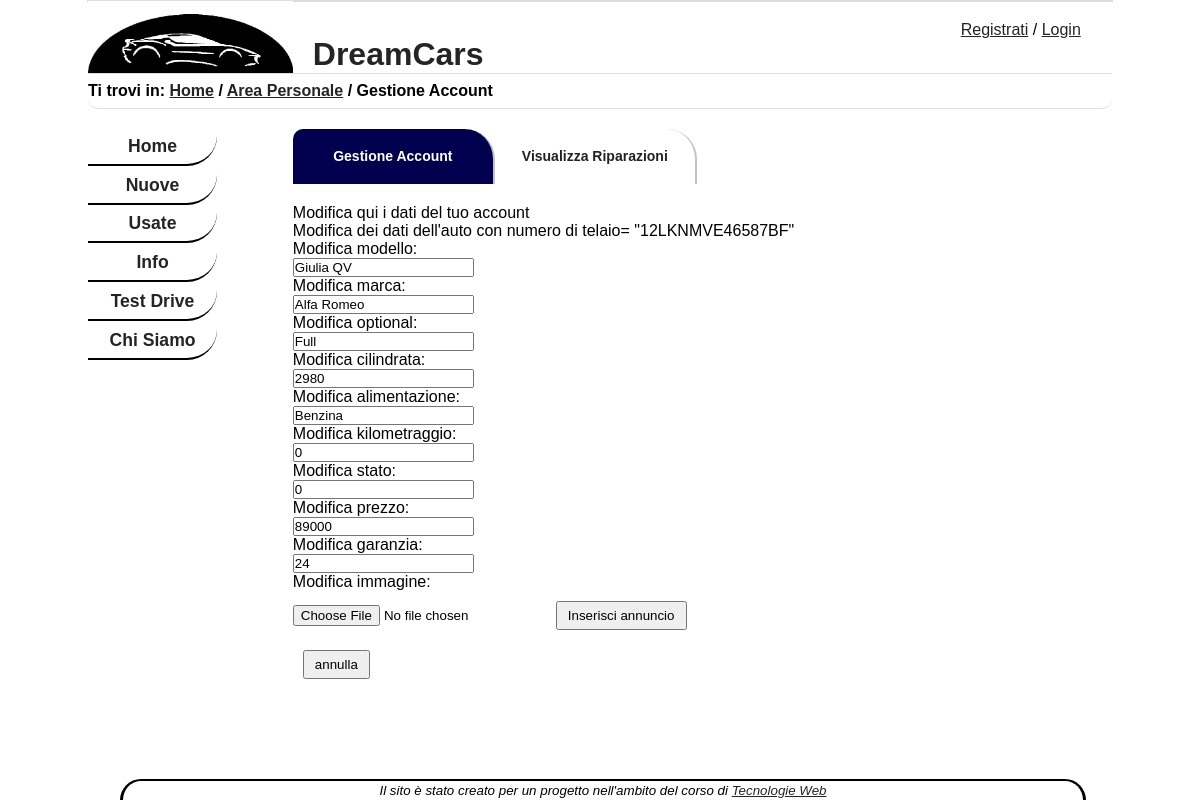
The app's page /Pagine/AreaPersonaleDipendenti/modificaAnnuncio.php?telaio=12LKNMVE46587BF with its own data.
### tables this page shows
CREATE TABLE `Auto` (
  `Num_Telaio` varchar(17) NOT NULL,
  `marca` varchar(30) NOT NULL,
  `modello` varchar(30) NOT NULL,
  `optional` varchar(100) NOT NULL,
  `cilindrata` int(11) NOT NULL,
  `alimentazione` varchar(30) NOT NULL,
  `km_percorsi` int(11) NOT NULL DEFAULT '0',
  `nuova` tinyint(1) NOT NULL DEFAULT '1',
  `prezzo` int(11) DEFAULT NULL,
  `mesiGaranzia` int(4) NOT NULL DEFAULT '24',
  `Descrizione` varchar(200) DEFAULT NULL,
  `Colore` varchar(30) DEFAULT NULL,
  `Immagine` varchar(30) NOT NULL
);

### Pagine/AreaPersonaleDipendenti/modificaAnnuncio.php (the view, shortened to what this page needs)
<?php
include "../../config.php";
echo file_get_contents("../../Template/HeadBase.txt");
if($_SESSION["dipendente"]){
        echo("Buon lavoro, ".$_SESSION["nome"]. " </br>");
        echo("<a href='../LoginRegistrati/logout.php'>Logout</a>");
}
else{
    echo("<a href='registrati.html'>Registrati</a> /
    <a href='login.html#tab1'><span xml:lang='en' tabindex='1'>Login</span></a>");
}
echo file_get_contents("modificaAccount.txt");
    $telaio=$_GET["telaio"];
    echo"Modifica dei dati dell'auto con numero di telaio= \"$telaio\"";
    $query="SELECT * FROM Auto WHERE Num_Telaio='$telaio'";
    $result=mysqli_query($conn, $query);
    $row=mysqli_fetch_assoc($result);
    echo ("<form action='modify.php?telaio=$telaio' method='post' enctype='multipart/form-data'>"."<p>Modifica modello:</p>"."<input type='text'    name='modello' value='".$row['modello']."'/>".
          "<p>Modifica marca:</p>"."<input type='text' name='marca' value='".$row['marca']."' />".
          "<p>Modifica optional:</p><input type='text' name='optional' value='".$row['optional']."' />".
          "<p>Modifica cilindrata:</p>"."<input type='text' name='cilindrata' value='".$row['cilindrata']."'/>".
          "<p>Modifica alimentazione:</p>"."<input type='text' name='alimentazione' value='".$row['alimentazione']."'/>".
          "<p>Modifica kilometraggio:</p>"."<input type='text' name='km_percorsi' value='".$row['km_percorsi']."' />".
          "<p>Modifica stato:</p>"."<input type='text' name='stato' value='".$row['nuova']."' />".
          "<p>Modifica prezzo:</p>"."<input type='text' name='prezzo' value='".$row['prezzo']."' />".
          "<p>Modifica garanzia:</p>"."<input type='text' name='garanzia' value='".$row['mesiGaranzia']."' />".
          "<p>Modifica immagine:</p>"."<input name='img' type='file'/>".
          "<input type='submit' value='Inserisci annuncio' />"."</form>
	  <form action='rimozione.php'>
		<input type='submit' value='annulla'/>
	 </form>  </div>");
echo file_get_contents("../../Template/Footer.txt");
?>

### Style/style.css (style rules this page uses)
* { padding: 0em; margin: 0em; }
input[type=submit] { margin: 10px; padding: 5px; padding-left: 10px; padding-right: 10px; }
body { font-family: Helvetica, Arial, Verdana, sans-serif; max-width: 1024px; margin: auto; border: 1px, solid, #ddd; height: 100%; }
a:link { color: #242424; }
#header img { float: left; max-width: 20%; }
#header h1 { width: 55%; float:left; color: #242424; font-size: 2em; padding-top :35px; padding-left: 20px; }
#login { text-align: right; width: 20%; float: left; height: 52px; vertical-align: bottom; margin-top: 20px; }
footer { text-align: center; width: 80%; border-top: 2px solid black; border-left: 3px solid black; border-right: 3px solid black; font-style: italic; height: 1.2em; border-radius: 50px 50px 0 0; position:fixed; bottom:0; left: 10%; right: 0; background-color:white; }
#breadcrumb { padding: 0.5em 0em 0.5em 0em; border-top: 1px solid #ddd; border-bottom: 1px solid #ddd; font-weight: bold; width: 100%; float:right; overflow: hidden; border-radius: 0 0 10px 10px; }
#menu { padding-top: 0.8em; font-size: 1.1em; font-weight: bold; float: left; width: 15%; }
#menu ul { list-style-type: none; padding-top: 0.2em; padding-bottom: 0.2em; float: left; }
#menu ul li { text-align: center; padding-top: 0.5em; padding-bottom: 0.4em; width: 150%; border-width:2px; border-radius: 5px 5px 30px 0; border-bottom-color: black; border-bottom-style:outset; }
#menu ul a { text-decoration: none; }
#contenuto { float: right; width: 80%; padding-top: 10px; padding-bottom: 2em; }
#activedip { background-color: #00004f !important; color: white !important; }
#funzioniPag { font-family: Verdana, sans-serif; font-size: 14px; width: 100%; margin-left: auto; margin-right: auto; }
#funzioniPag li { display:table-cell; vertical-align: middle; list-style: none; width: 200px; height: 50px; padding-top: 10px; border-left: 1px; }
#funzioniPag li a { color: #222; font-weight: bold; text-decoration: none; width: 200px; height: 35px; display: block; line-height: 35px; padding-bottom: 10px; padding-top: 10px; border-radius: 10px 30px 0 0 ; border-right-style:solid; border-right-color:#c3c3c3; border-right-width:2px; text-align: center; margin-left: auto; }
#listaFunz { width: auto; margin-bottom: 20px; }

### Style/print.css (style rules this page uses)
* { background-color: none; text-decoration: none; }
html { font-family: "Times New Roman", Times, serif; }
#menu, #breadcrumb, #login, footer, #header img, .brand-container { display: none; }
#header h1 { width: 100%; padding-left: 0px; }
#contenuto, #listino { float: left; width: 100%; }
#funzioniPag, .ripa, #modifica, #inserimento, #formInserimento, #modifannunci { display: none; }

### records on screen
auto: modello "Giulia QV", marca "Alfa Romeo", optional "Full", cilindrata "2980", alimentazione "Benzina", km_percorsi "0", stato "0", prezzo "89000", garanzia "24"

### other values on screen
file_get_contents("../../Template/HeadBase.txt") "DreamCars"
file_get_contents("modificaAccount.txt") "Ti trovi in: Home / Area Personale / Gestione Account Home Nuove Usate Info Test Drive Chi Siamo Gestione Account Visualizza Riparazioni Modifica qui i dati del tuo account"
$telaio "12LKNMVE46587BF"
file_get_contents("../../Template/Footer.txt") "Il sito è stato creato per un progetto nell'ambito del corso di Tecnologie Web"
